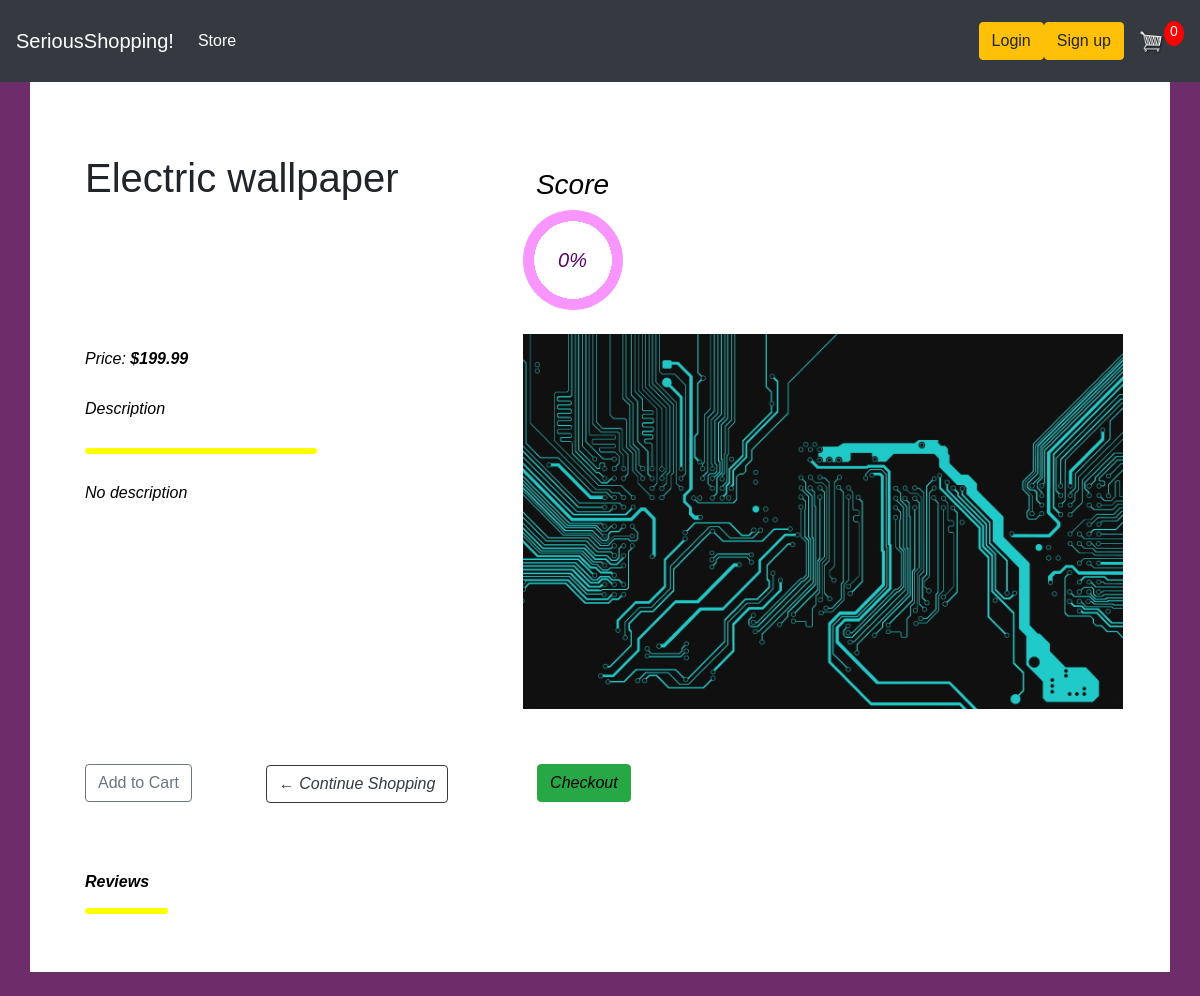
The app's page /view_product/7 with its own data.
### store/models.py (models this page shows, shortened)
class Product(models.Model):
	seller = models.ForeignKey(Seller, null=True, on_delete=models.CASCADE)
	name = models.CharField(max_length=200)
	price = models.FloatField()
	digital = models.BooleanField(default=False,null=True, blank=True)
	image = models.ImageField(null=True, blank=True)
	description = models.TextField(null=True, default="No description")
	@property
	def imageURL(self):
		try:
			url = self.image.url
		except:
			url = ''
		return url

### store/views.py (the view)
# urls.py: path('view_product/<prodID>', views.viewProduct, name="view_product"),
def viewProduct(request,prodID):
	data = cartData(request)
	cartItems = data['cartItems']
	can_review = True
	product = Product.objects.get(id=prodID)
	reviews = product.review_set.all()
	if request.user.is_authenticated:
		customer = request.user.customer
		for rev in reviews:
			if rev.customer == customer:
				can_review = False
	avg_rating = int(find_avg_rating(reviews))
	review_images = []
	for review in reviews:
		if reviewImages.objects.filter(review=review).exists():
			imgs = reviewImages.objects.filter(review=review)
			for i in imgs:
				review_images.append(i)
	context = {"product":product,
	     "rating": avg_rating,
		 "reviews":reviews,
		 'cartItems':cartItems,
		 'review_images':review_images,
		 'can_review':can_review
	}
	return render(request,'store/view-product.html',context)

### store/utils.py (called while the page is built, shortened)
def cookieCart(request):
	try:
		cart = json.loads(request.COOKIES['cart'])
	except:
		cart = {}
		print('CART:', cart)
	items = []
	order = {'get_cart_total':0, 'get_cart_items':0, 'shipping':False}
	cartItems = order['get_cart_items']
	return {'cartItems':cartItems ,'order':order, 'items':items}

def cartData(request):
	if request.user.is_authenticated:
		customer = request.user.customer
		order, created = Order.objects.get_or_create(customer=customer, complete=False)
		items = order.orderitem_set.all()
		cartItems = order.get_cart_items
	else:
		cookieData = cookieCart(request)
		cartItems = cookieData['cartItems']
		order = cookieData['order']
		items = cookieData['items']
	return {'cartItems':cartItems ,'order':order, 'items':items}

def find_avg_rating(reviews):
	length = reviews.count()
	ratingSum = 0
	if length == 0:
		return ratingSum
	for review in reviews:
		ratingSum = ratingSum + review.rating
	return ratingSum/length

### store/templates/store/view-product.html (shortened to what this page needs)
{% extends 'store/main.html' %}
{% load static %}
{% block content %}
<div class="container py-4 my-4 mx-auto d-flex flex-column">
    <link href="//maxcdn.bootstrapcdn.com/bootstrap/4.0.0/css/bootstrap.min.css" rel="stylesheet" id="bootstrap-css">
    <link rel="stylesheet" href="{% static 'css/view-product.css' %}">
    <div class="header">
        <div class="row r1">
            <div class="col-md-5 abc">
                <h1>{{product.name}}</h1>
            </div>
            <div class="col-md-auto text-right pqr"><i class="fa fa-star">
                    <h3 class="text-center" style="color: black;">Score</h3>
                    <div class="text-center" role="progressbar" aria-valuenow="{{rating}}" aria-valuemin="0"
                        aria-valuemax="100" style="--value: {{rating}}"></div>
            </div>
        </div>
        <div class="container-body mt-4">
            <div class="row r3 justify-content-center">
                <div class="col-md-5 p-0 klo">
                    <ul>
                        <li>Price: <strong>${{product.price}}</strong></li>
                        <li class="myt des">Description</li>
                        <li>{{product.description}}</li>
                    </ul>
                </div>
                <div class="col-md-7">
                    {% if product.imageURL == '' %}
                    <img src="{% static 'images/no-image.jpg' %}" class="product-image" width="90%" height="95%"
                        alt="No-Image_Found">
                    {% else %}
                    <img src="{{product.imageURL}}" class="product-image" alt="product-image">
                    {% endif %}
                </div>
            </div>
        </div>
        <div class="footer d-flex flex-column mt-5">
            <div class="row r4">
                <div class="col-md-2 mio ">
                    <button data-product="{{product.id}}" data-action="add"
                        class="btn btn-outline-secondary add-btn update-cart">Add to Cart</button>
                </div>
                <div class="col-md-3 mio mt-2   ">
                    <a class="btn btn-outline-dark" href="{% url 'store' %}">&#x2190; Continue Shopping</a>
                </div>
                <div class="col-md-2 mio ">
                    <a class="btn btn-success" href="{% url 'checkout' %}">Checkout</a>
                </div>
            </div>
        </div>
        <div class="footer d-flex flex-column mt-5">
            <div class="row r4">
                <div class="col-md-2 myt des"><a href="#">Reviews</a></div>
            </div>
        </div>
    </div>
    {% endblock content %}

### static/css/main.css (style rules this page uses)
body { background-color: hsl(0, 0%, 98%); }
h1,h2,h3,h4,h5,h6 { color:hsl(0, 0%, 30%); }
.btn { border-radius: 0; }

### static/css/view-product.css (style rules this page uses)
body { background: rgb(109, 45, 107); font-family: Arial, Helvetica, sans-serif }
.container { background: #fff !important; border: none; border-radius: none }
.abc { padding-left: 40px }
.pqr { padding-right: 70px; padding-top: 14px }
.fa-star { color: yellow }
li { list-style: none; line-height: 50px; color: #000 }
.col-md-2 { padding-bottom: 20px; font-weight: bold }
.col-md-2 a { text-decoration: none; color: #000 }
.col-md-2.mio { font-size: 12px; padding-top: 7px }
.des::after { content: '.'; font-size: 0; display: block; border-radius: 20px; height: 6px; width: 55%; background: yellow; margin: 14px 0 }
.r4 { padding-left: 25px }
.product-image { max-width: 600px; max-height: 600px; }
[role="progressbar"] { --percentage: var(--value); --primary: rgb(89, 1, 108); --secondary: rgb(248, 149, 255); --size: 100px; animation: progress 2s 0.5s forwards; width: var(--size); aspect-ratio: 1; border-radius: 50%; position: relative; overflow: hidden; display: grid; place-items: center; }
[role="progressbar"]::before { content: ""; position: absolute; top: 0; left: 0; width: 100%; height: 100%; background: conic-gradient(var(--primary) calc(var(--percentage) * 1%), var(--secondary) 0); mask: radial-gradient(white 55%, transparent 0); mask-mode: alpha; -webkit-mask: radial-gradient(#0000 55%, #000 0); -webkit-mask-mode: alpha; }
[role="progressbar"]::after { counter-reset: percentage var(--value); content: counter(percentage) '%'; font-family: Helvetica, Arial, sans-serif; font-size: calc(var(--size) / 5); color: var(--primary); }

### records on screen
Product: name "Electric wallpaper", price "199.99", description "No description", imageURL (picture)

### other values on screen
{{ cartItems }} "0"
